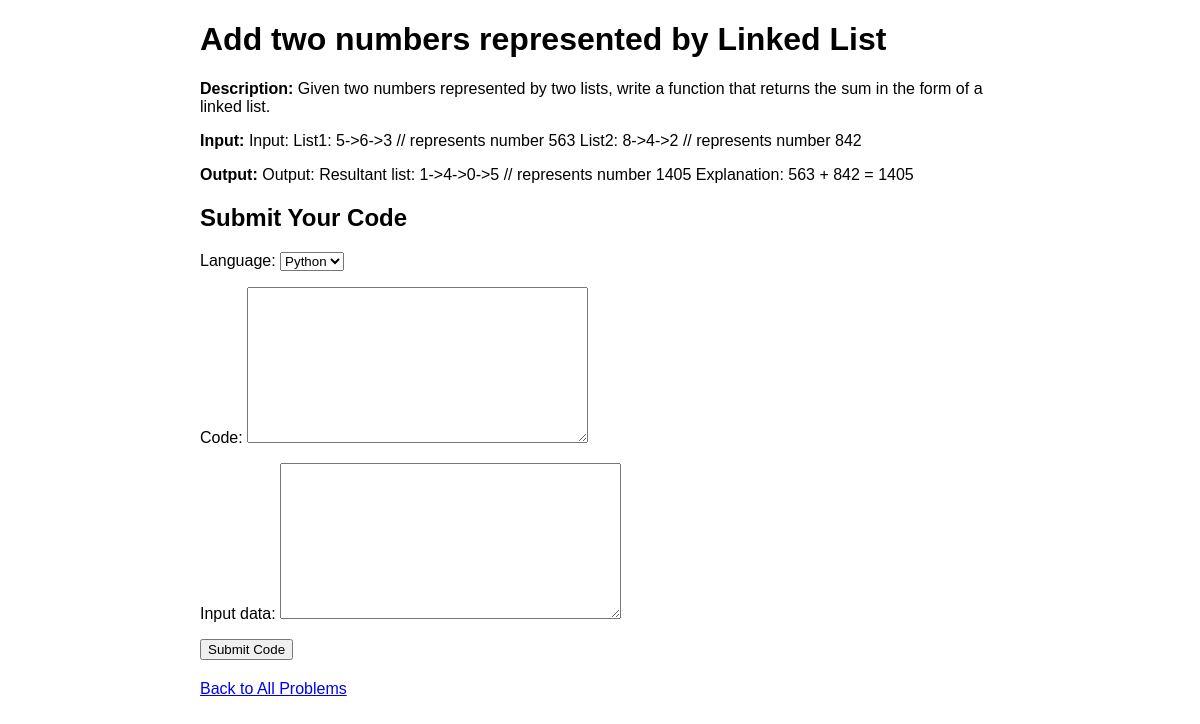
The app's page /porblems/all/4/ (signed in) with its own data.
### porblems/models.py (models this page shows)
class problemm(models.Model):
    problem_name = models.CharField(max_length=100)
    problem_description = models.TextField()
    problem_input=models.TextField(default=0)
    problem_output=models.TextField(default=0)
    problem_diff=models.CharField(max_length=200)

### porblems/views.py (the view, shortened to what this page needs)
# urls.py: path('all/<int:id>/',problems_description,name="problems_description"),
@login_required
def problems_description(request, id):
    problem = problemm.objects.get(id=id)
    form = CodeSubmissionForm()
    context = {
        "problem": problem,
        "form": form,
    }
    return render(request, 'problem.html', context)

### real_compiler/formm.py
class CodeSubmissionForm(forms.ModelForm):
    language = forms.ChoiceField(choices=LANGUAGE_CHOICES)
    class Meta:
        model = CodeSubmission
        fields = ["language", "code", "input_data"]

### porblems/templates/problem.html (shortened to what this page needs)
<!DOCTYPE html>
<html lang="en">
<head>
</head>
<body>
    <div class="container">
        <h1>{{ problem.problem_name }}</h1>
        <div class="problem-section">
            <p><strong>Description:</strong> {{ problem.problem_description }}</p>
            <p><strong>Input:</strong> {{ problem.problem_input }}</p>
            <p><strong>Output:</strong> {{ problem.problem_output }}</p>
        </div>
        <div class="submission-section">
            <h2>Submit Your Code</h2>
            <form method="post">
                {{ form.as_p }}
                <button type="submit">Submit Code</button>
            </form>
        </div>
        <a href="/porblems/all_problems/">Back to All Problems</a>
    </div>
</body>
</html>

### porblems/templates/problem.html (style rules this page uses)
body { font-family: Arial, sans-serif; }
.container { max-width: 800px; margin: 0 auto; }
.problem-section, .submission-section { margin-bottom: 20px; }

### records on screen
problemm: problem_name "Add two numbers represented by Linked List", problem_description "Given two numbers represented by two lists, write a function that returns the sum in the form of a linked list.", problem_input "Input: List1: 5->6->3 // represents number 563 List2: 8->4->2 // represents number 842", problem_output "Output: Resultant list: 1->4->0->5 // represents number 1405 Explanation: 563 + 842 = 1405"
